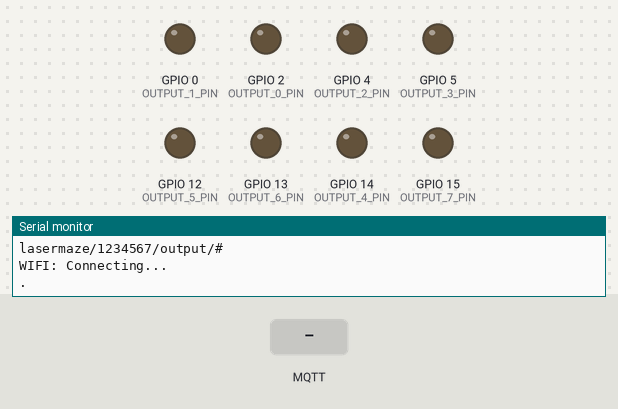
The sketch below on a simulated ESP8266 (NodeMCU). On the bench: output pins drawn as LEDs (lit = HIGH), the last lines printed to the serial monitor. The inputs (shaded band) are chosen by the test bench. WiFi joins after 1.5 s; servers stay silent unless stated; no MQTT or app messages arrive unless stated.

Above: at 0.1 s.
At 3.2 s:
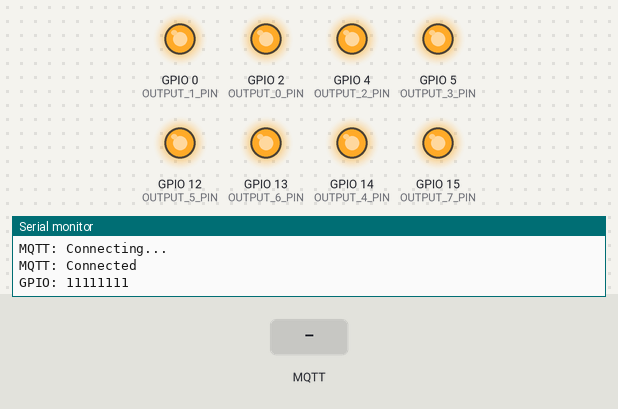
3.3 s: MQTT message "output" arrives on the first subscribed topic
4.8 s: MQTT message "0" arrives on the first subscribed topic
6.3 s: MQTT message "on" arrives on the first subscribed topic
Timing chart, 0 to 9.3 s (numbered marks = the images above; inputs shaded):
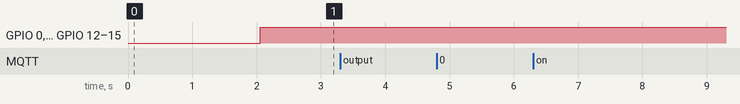

The sketch:

ESP8266GPIOTXController.ino
```cpp
// (licence header left out)
/*!
 * \file ESP8266GPIOTXController.ino
 * \brief Posts changes on GPIO ports on MQTT through a WiFi connection .
 * Inspired on: https://techtutorialsx.com/2017/04/09/esp8266-connecting-to-mqtt-broker/
 * \author Remko Welling (pe1mew@gmail.com)
 *
 * # Revision history
 *
 * Version|Date      |Note
 * --------------------------------------
 * 0.1    |7-5-2022  | Initial release
 * 0.2    |4-6-2022  | Added port specific state report after set port comand, Added credentials file usage
 *
 *
 */

#include <ESP8266WiFi.h>
#include <PubSubClient.h>

#include <string.h> // memset()
#include "credentials.h"

const int OUTPUT_0_PIN = 2;   // GPIO2  D4
const int OUTPUT_1_PIN = 0;   // GPIO0  D3
const int OUTPUT_2_PIN = 4;   // GPIO4  D2
const int OUTPUT_3_PIN = 5;   // GPIO5  D1
const int OUTPUT_4_PIN = 14;  // GPIO14 D5/SCK
const int OUTPUT_5_PIN = 12;  // GPIO12 D6/MISO
const int OUTPUT_6_PIN = 13;  // GPIO13 D7/MOSI
const int OUTPUT_7_PIN = 15;

uint8_t outputState    = 0x00;
uint8_t newOutputState = 0xFF;
bool    setState       = false;
bool    sendState      = false;

unsigned long WiFipreviousMillis = 0;           ///< Variable to hold last moment on which WiFi connection is tested.
unsigned long WiFiinterval       = 30000;       ///< inteval in milliseconds at which WiFi connection is tested.

const String baseTopic   = "lasermaze/";        ///< Base topic for topic structure on broker
String subscribeTopic;
uint32_t chipId;                                ///< Chip ID as retrieved from ESP8266 in setup()
String topic;                                   ///< Topic to be used prefixing other publications and subscriptions
#define TOPIC_BUFFER_SIZE 50                    ///< Size of helper buffer
char topicBuffer[TOPIC_BUFFER_SIZE];            ///< helper buffer for conversions of topics in String format.

WiFiClient espClient;                           ///< WiFi opbject on ESP8266
PubSubClient client(espClient);                 ///< MQTT client object

/// \brief initialize WiFi on ESP8266
void WiFiinit() {
  WiFi.mode(WIFI_STA);
  WiFi.begin(WiFissid, WiFipassword);
  Serial.print("WIFI: Connecting...\n");
  while (WiFi.status() != WL_CONNECTED) {
    Serial.print('.');
    delay(1000);
  }
  Serial.print("\nWiFi: ");
  Serial.println(WiFi.localIP());
  //The ESP8266 tries to reconnect automatically when the connection is lost
  WiFi.setAutoReconnect(true);
  WiFi.persistent(true);
}

/// \brief test if WiFi is connected and reconnect when disconnected.
/// When connected the RSSI is printed and published on MQTT
/// This function acivates every WiFiinterval in milliseconds
void WiFireconnect(){
  unsigned long WiFicurrentMillis = millis();
  if (WiFicurrentMillis - WiFipreviousMillis >= WiFiinterval){
    switch (WiFi.status()){
      case WL_NO_SSID_AVAIL:
        Serial.println("WiFi: SSID cannot be reached");
        break;
      case WL_CONNECTED:
        Serial.printf("WiFi: Connected, status: %d, RSSI: %d dBm.\n", WiFi.status(), WiFi.RSSI());
        break;
      case WL_CONNECT_FAILED:
        Serial.println("WiFi: Connection failed");
        break;
    }

    if(client.connected()){
      memset(topicBuffer, 0, TOPIC_BUFFER_SIZE);
      String tempTopic = topic + "wifi/rssi/";
      tempTopic.toCharArray(topicBuffer, TOPIC_BUFFER_SIZE);
      char payload[10] = "\0";
      itoa(WiFi.RSSI(), payload, 10);
      client.publish(topicBuffer, payload);
    }
    WiFipreviousMillis = WiFicurrentMillis;
  }
}

/// \brief Initialize MQTT client and connect to broker.
void MQTTinit() {
  client.setServer(mqttServer, mqttPort);
  client.setCallback(MQTTcallback);
  MQTTreconnect();
}

/// \brief test is MQTT client is connected and reconnect when not connected.
void MQTTreconnect(){
  while (!client.connected()) {
    Serial.println("MQTT: Connecting...");
    char clientID[10] = "\0";
    itoa(chipId, clientID, 10);
    if (client.connect(clientID, mqttUser, mqttPassword )) {
      Serial.println("MQTT: Connected");
      memset(topicBuffer, 0, TOPIC_BUFFER_SIZE);
      topic.toCharArray(topicBuffer, 50);
      client.publish(topicBuffer, "Hello world");
      memset(topicBuffer, 0, TOPIC_BUFFER_SIZE);
      subscribeTopic.toCharArray(topicBuffer, 50);
      client.subscribe(topicBuffer);
      setState = true;     // send actual input state after MQTT reconnect
      sendState = true;     // send actual input state after MQTT reconnect
    } else {
      Serial.print("MQTT: Failed with state ");
      Serial.println(client.state());
      delay(2000);
    }
  }
}

/// \brief Setup ESP8266
void setup() {
  Serial.begin(115200);

  pinMode(OUTPUT_0_PIN, OUTPUT);
  pinMode(OUTPUT_1_PIN, OUTPUT);
  pinMode(OUTPUT_2_PIN, OUTPUT);
  pinMode(OUTPUT_3_PIN, OUTPUT);
  pinMode(OUTPUT_4_PIN, OUTPUT);
  pinMode(OUTPUT_5_PIN, OUTPUT);
  pinMode(OUTPUT_6_PIN, OUTPUT);
  pinMode(OUTPUT_7_PIN, OUTPUT);

  chipId = ESP.getChipId();
  Serial.print("\nChipID: ");
  Serial.println(chipId);
  topic = baseTopic + chipId + "/";
  Serial.println(topic);
  subscribeTopic = topic + "output/#";
  Serial.println(subscribeTopic);

  WiFiinit();
  MQTTinit();
}

/// \brief callback function when MQTT message is received.
void MQTTcallback(char* topic, byte* payload, unsigned int length) {
  Serial.print("MQTT: Message in topic: ");
  Serial.print(topic);
  Serial.print(", Payload: ");
  for (int i = 0; i < length; i++) {
    Serial.print((char)payload[i]);
  }
  Serial.print("\n");

  memset(topicBuffer, 0, TOPIC_BUFFER_SIZE);
  strncpy(topicBuffer, topic + 19, 6);

  if (strcmp(topicBuffer, "output") == 0){
    char gpio[5] = "\0";
    strncpy(gpio, topic + 26, 1);
    uint8_t port = atoi(gpio);
    char payloadBuffer[5] = "\0";
    strncpy(payloadBuffer, (char*)payload, 1);
    uint8_t state = (atoi(payloadBuffer) & 0x01);

    if(port < 8){ // valid port selected
      if(state == 0){  // Set port
        newOutputState &= ~(1 << port);
      }else{
        newOutputState |= (1 << port);
      }
      sendPortState(port, state);
    }else{
      sendState = true;
    }
  }
}

/// \brief Main loop.
void loop() {
  client.loop();

  WiFireconnect();
  MQTTreconnect();

  if((newOutputState != outputState) || setState){
    printGPIO(newOutputState);

    // Test ouput pin 0
    if((newOutputState & 0x01) == 0){
      digitalWrite(OUTPUT_0_PIN, LOW);
    }else{
      digitalWrite(OUTPUT_0_PIN, HIGH);
    }

    // Test ouput pin 1
    if((newOutputState & 0x02) == 0){
      digitalWrite(OUTPUT_1_PIN, LOW);
    }else{
      digitalWrite(OUTPUT_1_PIN, HIGH);
    }

    // Test ouput pin 2
    if((newOutputState & 0x04) == 0){
      digitalWrite(OUTPUT_2_PIN, LOW);
    }else{
      digitalWrite(OUTPUT_2_PIN, HIGH);
    }

    // Test ouput pin 3
    if((newOutputState & 0x08) == 0){
      digitalWrite(OUTPUT_3_PIN, LOW);
    }else{
      digitalWrite(OUTPUT_3_PIN, HIGH);
    }

    // Test ouput pin 4
    if((newOutputState & 0x10) == 0){
      digitalWrite(OUTPUT_4_PIN, LOW);
    }else{
      digitalWrite(OUTPUT_4_PIN, HIGH);
    }

    // Test ouput pin 5
    if((newOutputState & 0x20) == 0){
      digitalWrite(OUTPUT_5_PIN, LOW);
    }else{
      digitalWrite(OUTPUT_5_PIN, HIGH);
    }

    // Test ouput pin 6
    if((newOutputState & 0x40) == 0){
      digitalWrite(OUTPUT_6_PIN, LOW);
    }else{
      digitalWrite(OUTPUT_6_PIN, HIGH);
    }

    // Test ouput pin 7
    if((newOutputState & 0x80) == 0){
      digitalWrite(OUTPUT_7_PIN, LOW);
    }else{
      digitalWrite(OUTPUT_7_PIN, HIGH);
    }

    outputState = newOutputState;
    if(setState){
      setState = false;
    }
  }

  if(sendState){
    sendGPIOState();
    sendState = false;
  }
}

/// \brief Send GPIO state on MQTT
void sendGPIOState(){
  for(int i = 0; i < 8; i++){
    memset(topicBuffer, 0, TOPIC_BUFFER_SIZE);
    String tempTopic = topic + "state/" + i + "/";
    tempTopic.toCharArray(topicBuffer, TOPIC_BUFFER_SIZE);

    if(((outputState >> i) & 0x01) > 0){ // send 1
      client.publish(topicBuffer, "1");
    }else{                              // send 0
      client.publish(topicBuffer, "0");
    }
  }
}

/// \brief Send PORT state on MQTT
void sendPortState(uint8_t port, uint8_t state){
  memset(topicBuffer, 0, TOPIC_BUFFER_SIZE);
  String tempTopic = topic + "state/" + port + "/";
  tempTopic.toCharArray(topicBuffer, TOPIC_BUFFER_SIZE);
  if(state == 1){ // send 1
    client.publish(topicBuffer, "1");
  }else{                              // send 0
    client.publish(topicBuffer, "0");
  }
}


/// \brief print GPIO state
void printGPIO(uint8_t state){
  Serial.print("GPIO: ");
  for (int i = 0; i < 8; i++) {
    if((state >> 7-i) & 0x01 == 0x01){
      Serial.print("1");
    }else{
      Serial.print("0");
    }
  }
  Serial.print("\n");
}
```

credentials_template.h
```cpp
// (licence header left out)
/*!
 * \file credentials_template.h
 * \brief Credentials and settings for lasermaze TX contrller.
 * \author Remko Welling (pe1mew@gmail.com)
 *
 * # Revision history
 *
 * Version|Date      |Note
 * --------------------------------------
 * 0.1    |4-6-2022  | Initial release
 *
 * # Usage
 *
 * Copy this file or rename it to "credentials.h" and configure settings as required.
 */

#ifndef __CREDENTIALS_H_
#define __CREDENTIALS_H_

const char* WiFissid     = "laserbase";   ///< SSID of WiFi access point
const char* WiFipassword = "laserbase";   ///< passwordt for WiFi accesspoint

const char* mqttServer   = "172.31.0.10"; ///< MQTT broker address or IP
const int   mqttPort     = 1883;          ///< MQTT broker portnumber
const char* mqttUser     = "username";    ///< MQTT username for access to broker
const char* mqttPassword = "password";    ///< MQTT password for access to broker

#endif //__CREDENTIALS_H_
```
